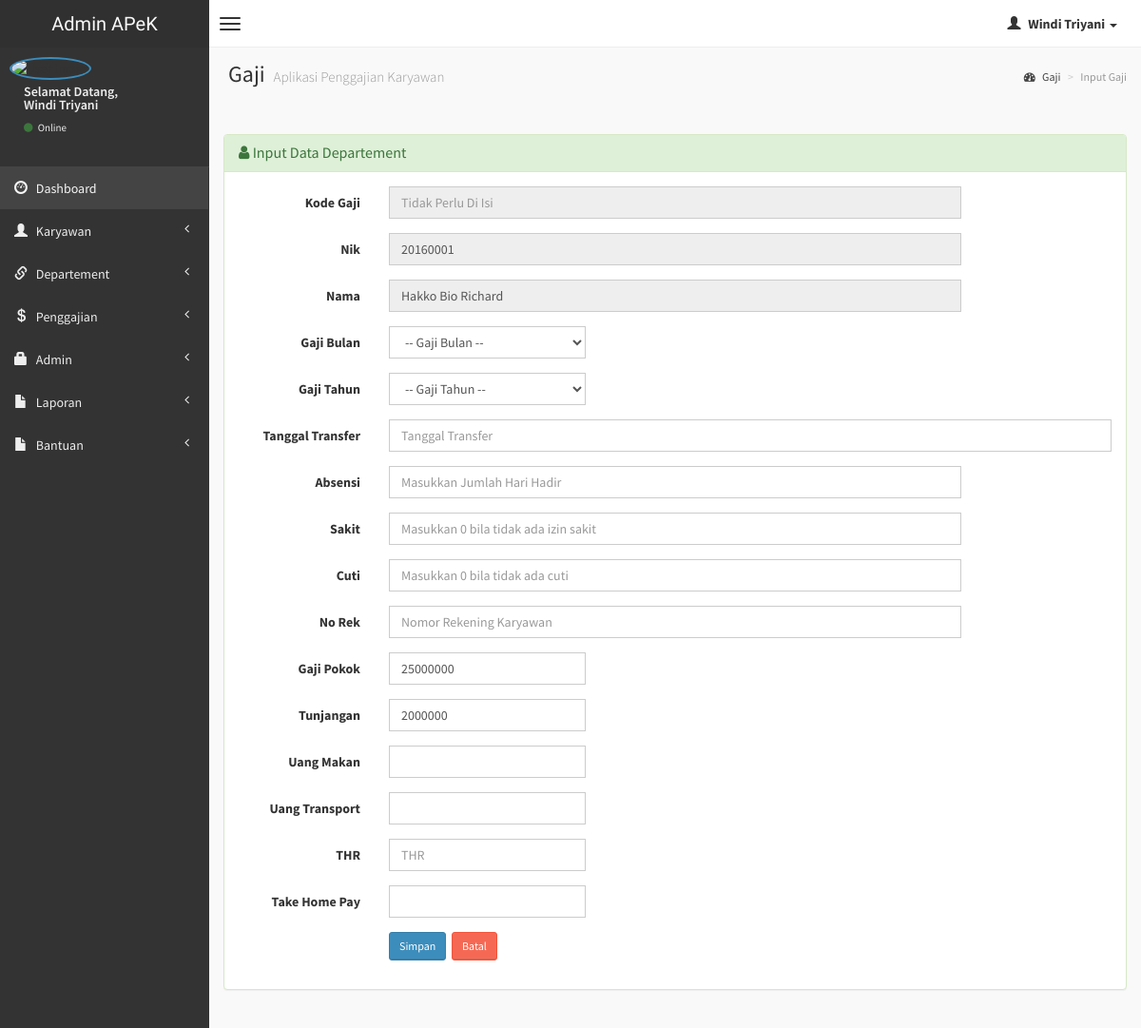
The app's page /admin/input-gaji.php?hal=edit&kode=20160001 (signed in) with its own data.
### tables this page shows
CREATE TABLE `karyawan` (
  `nik` varchar(10) NOT NULL,
  `nama` varchar(50) NOT NULL,
  `alamat` varchar(150) NOT NULL,
  `no_hp` varchar(15) NOT NULL,
  `status` enum('tetap','kontrak','magang','outsource') NOT NULL
);

CREATE TABLE `departemen` (
  `kd_dept` int(10) NOT NULL,
  `nik` varchar(10) NOT NULL,
  `departemen` varchar(20) NOT NULL,
  `jabatan` varchar(15) NOT NULL,
  `gaji_pokok` int(10) NOT NULL,
  `tunjangan` int(10) NOT NULL
);

### admin/input-gaji.php (the view, shortened to what this page needs)
<?php
if (empty($_SESSION['username'])){
	header('location:../index.php');
} else {
?>
<!DOCTYPE html>
<html>
    <head>
        <link href="../dist/css/bootstrap.css" rel="stylesheet" type="text/css" />
        <link href="//cdnjs.cloudflare.com/ajax/libs/font-awesome/4.1.0/css/font-awesome.min.css" rel="stylesheet" type="text/css" />
        <link href="//code.ionicframework.com/ionicons/1.5.2/css/ionicons.min.css" rel="stylesheet" type="text/css" />
        <link href="../css/morris/morris.css" rel="stylesheet" type="text/css" />
        <link href="../css/jvectormap/jquery-jvectormap-1.2.2.css" rel="stylesheet" type="text/css" />
        <link href="../css/datepicker/datepicker3.css" rel="stylesheet" type="text/css" />
        <link href="../css/daterangepicker/daterangepicker-bs3.css" rel="stylesheet" type="text/css" />
        <link href="../css/bootstrap-wysihtml5/bootstrap3-wysihtml5.min.css" rel="stylesheet" type="text/css" />
        <link href="../css/AdminLTE.css" rel="stylesheet" type="text/css" />
        <link rel="stylesheet" href="datatables/dataTables.bootstrap.css"/>
    </head>
    <body class="skin-black">
        <header class="header">
            <a href="index.php" class="logo">
                Admin APeK
            </a>
            <nav class="navbar navbar-static-top" role="navigation">
                <a href="#" class="navbar-btn sidebar-toggle" data-toggle="offcanvas" role="button">
                    <span class="icon-bar"></span>
                    <span class="icon-bar"></span>
                    <span class="icon-bar"></span>
                </a>
                <div class="navbar-right">
                    <ul class="nav navbar-nav">
                        <li class="dropdown user user-menu">
                            <a href="#" class="dropdown-toggle" data-toggle="dropdown">
                                <i class="glyphicon glyphicon-user"></i>
                                <span><?php echo $_SESSION['fullname']; ?> <i class="caret"></i></span>
                            </a>
<?php } ?>
                        </li>
                    </ul>
                </div>
            </nav>
        </header>
        <div class="wrapper row-offcanvas row-offcanvas-left">
            <aside class="left-side sidebar-offcanvas">
                <section class="sidebar">
                    <div class="user-panel">
                        <div class="pull-left image">
                            <img src="<?php echo $_SESSION['gambar']; ?>" class="img-circle" alt="User Image" style="border: 2px solid #3C8DBC;" />
                        </div>
                        <div class="pull-left info">
                            <p>Selamat Datang,<br /><?php echo $_SESSION['fullname']; ?></p>
                            <a href="#"><i class="fa fa-circle text-success"></i> Online</a>
                        </div>
                    </div>
                    <?php include "menu.php"; ?>
                </section>
            </aside>
            <aside class="right-side">
                <section class="content-header">
                    <h1>
                        Gaji
                        <small>Aplikasi Penggajian Karyawan</small>
                    </h1>
                    <ol class="breadcrumb">
                        <li><a href="#"><i class="fa fa-dashboard"></i> Gaji</a></li>
                        <li class="active">Input Gaji</li>
                    </ol>
                </section>
                <section class="content">
                    <br />
                    <div class="row">
                        <div class="col-lg-12">
                        <div class="panel panel-success">
                        <div class="panel-heading">
                        <h3 class="panel-title"><i class="fa fa-user"></i> Input Data Departement </h3>
                        </div>
                        <div class="panel-body">
                  <div class="form-panel">
                      <form class="form-horizontal style-form" action="input-gaji.php" method="post" enctype="multipart/form-data" name="transfer" id="form1">
                          <div class="form-group">
                              <label class="col-sm-2 col-sm-2 control-label">Kode Gaji</label>
                              <div class="col-sm-8">
                                  <input name="kd_gaji" type="text" id="kd_gaji" class="form-control" autocomplete="off" placeholder="Tidak Perlu Di Isi" readonly="readonly" />
                              </div>
                          </div>
                          <?php
                          $kode = $_GET['kode'];
                    $query1="select * from karyawan where nik='$kode'";
                    $tampil=mysqli_query($koneksi, $query1) or die(mysqli_error());
                    while($data=mysqli_fetch_array($tampil))
                    {
                    ?>
                        <div class="form-group">
                              <label class="col-sm-2 col-sm-2 control-label">Nik</label>
                              <div class="col-sm-8">
                                  <input name="nik" type="text" id="nik" value="<?php echo $data['nik']; ?>" class="form-control" autocomplete="off" readonly="readonly" />
                              </div>
                          </div>
                        <div class="form-group">
                              <label class="col-sm-2 col-sm-2 control-label">Nama</label>
                              <div class="col-sm-8">
                                  <input name="" type="text" id="" value="<?php echo $data['nama']; ?>" class="form-control" autocomplete="off" readonly="readonly" />
                              </div>
                          </div> <?php } ?>
                          <div class="form-group">
                              <label class="col-sm-2 col-sm-2 control-label">Gaji Bulan</label>
                              <div class="col-sm-3">
                            <select name="gaji_bulan" class="form-control" required>
							<option value=""> -- Gaji Bulan -- </option>
						    </select>
                              </div>
                          </div>
                          <div class="form-group">
                              <label class="col-sm-2 col-sm-2 control-label">Gaji Tahun</label>
                              <div class="col-sm-3">
                            <select name="gaji_tahun" class="form-control" required>
														<option value=""> -- Gaji Tahun -- </option>
						    </select>
                            </div>
                          </div>
                          <div class="form-group">
                              <label class="col-sm-2 col-sm-2 control-label">Tanggal Transfer</label>
                              <div class="col-sm-10">
                                  <input name="tgl_transfer" id="tgl_transfer" class="input-group date form-control" data-date="" data-date-format="yyyy-mm-dd" type="text" placeholder="Tanggal Transfer" required />
                              </div>
                          </div>
                          <div class="form-group">
                              <label class="col-sm-2 col-sm-2 control-label">Absensi</label>
                              <div class="col-sm-8">
                                  <input name="absensi" type="text" id="absensi" class="form-control" autocomplete="off" autofocus="on" onkeyup="hitung_gaji()" onkeydown="hitung_gaji()" onchange="hitung_gaji()" placeholder="Masukkan Jumlah Hari Hadir" required="required"/>
                              </div>
                          </div>
                          <div class="form-group">
                              <label class="col-sm-2 col-sm-2 control-label">Sakit</label>
                              <div class="col-sm-8">
                                  <input name="sakit" type="text" id="sakit" class="form-control" autocomplete="off" placeholder="Masukkan 0 bila tidak ada izin sakit" required="required"/>
                              </div>
                          </div>
                          <div class="form-group">
                              <label class="col-sm-2 col-sm-2 control-label">Cuti</label>
                              <div class="col-sm-8">
                                  <input name="cuti" type="text" id="cuti" class="form-control" autocomplete="off" placeholder="Masukkan 0 bila tidak ada cuti" required="required"/>
                              </div>
                          </div>
                          <div class="form-group">
                              <label class="col-sm-2 col-sm-2 control-label">No Rek</label>
                              <div class="col-sm-8">
                                  <input name="no_rek" type="text" id="no_rek" class="form-control" autocomplete="off" placeholder="Nomor Rekening Karyawan" required="required"/>
                              </div>
                          </div>
                          <?php
                    $query2="select * from departemen where nik='$_GET[kode]'";
                    $tampil1=mysqli_query($koneksi, $query2) or die(mysqli_error());
                    while($data1=mysqli_fetch_array($tampil1))
                    {
                    ?>
                          <div class="form-group">
                              <label class="col-sm-2 col-sm-2 control-label">Gaji Pokok</label>
                              <div class="col-sm-3">
                            <input name="gaji" type="text" id="gaji" class="form-control" value="<?php echo $data1['gaji_pokok']; ?>" autocomplete="off" placeholder="Gaji Pokok" autocomplete="off" required />
                            </div>
                          </div>
                          <div class="form-group">
                              <label class="col-sm-2 col-sm-2 control-label">Tunjangan</label>
                              <div class="col-sm-3">
                            <input name="tunjangan" type="text" id="tunjangan" class="form-control" value="<?php echo $data1['tunjangan']; ?>" placeholder="Tunjangan" autocomplete="off" required />
                            </div>
                          </div>
                          <?php } ?>
                          <div class="form-group">
                              <label class="col-sm-2 col-sm-2 control-label">Uang Makan</label>
                              <div class="col-sm-3">
                            <input name="uang_makan" type="text" id="uang_makan" class="form-control" autocomplete="off" required />
                            </div>
                          </div>
                          <div class="form-group">
                              <label class="col-sm-2 col-sm-2 control-label">Uang Transport</label>
                              <div class="col-sm-3">
                            <input name="uang_transport" type="text" id="uang_transport" class="form-control" autocomplete="off" required />
                            </div>
                          </div>
                          <div class="form-group">
                              <label class="col-sm-2 col-sm-2 control-label">THR</label>
                              <div class="col-sm-3">
                            <input name="thr" type="text" id="thr" class="form-control" autocomplete="off" onkeyup="hitung_gaji()" onkeydown="hitung_gaji()" onchange="hitung_gaji()" placeholder="THR" required />
                            </div>
                          </div>
                          <div class="form-group">
                              <label class="col-sm-2 col-sm-2 control-label">Take Home Pay</label>
                              <div class="col-sm-3">
                            <input name="total" type="text" id="total" class="form-control" autocomplete="off" required />
                            </div>
                          </div>
                          <div class="form-group">
                              <label class="col-sm-2 col-sm-2 control-label"></label>
                              <div class="col-sm-10">
                                  <input type="submit" name="input" value="Simpan" class="btn btn-sm btn-primary" />&nbsp;
	                              <a href="input-gaji1.php" class="btn btn-sm btn-danger">Batal </a>
                              </div>
                          </div>
                      </form>
                  </div>
                  </div>
                  </div>
          		</div>
                    </div>
                </section>
            </aside>
        </div>
    </body>
</html>

### records on screen
karyawan: nik "20160001", nama "Hakko Bio Richard"
departemen: gaji "25000000", tunjangan "2000000"

### other values on screen
$_SESSION['fullname'] "Windi Triyani"
